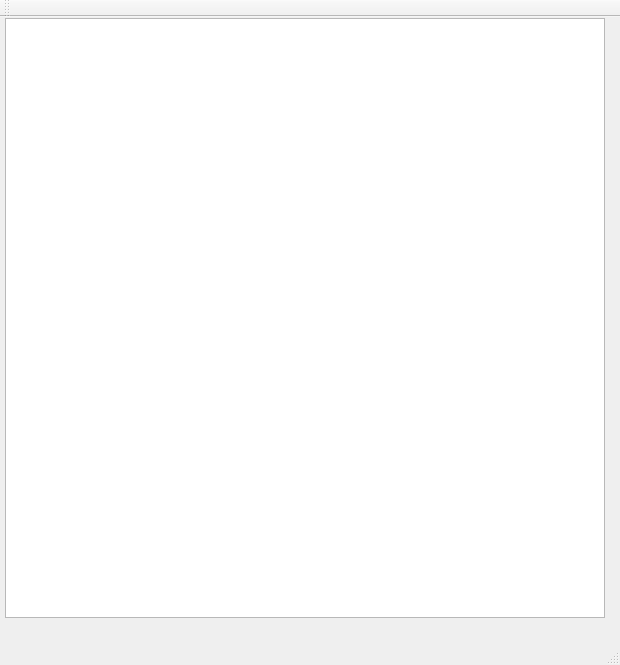
<?xml version="1.0" encoding="UTF-8"?>
<ui version="4.0">
 <class>MainWindow</class>
 <widget class="QMainWindow" name="MainWindow">
  <property name="geometry">
   <rect>
    <x>0</x>
    <y>0</y>
    <width>620</width>
    <height>665</height>
   </rect>
  </property>
  <property name="windowTitle">
   <string>MainWindow</string>
  </property>
  <widget class="QWidget" name="centralWidget">
   <widget class="QGraphicsView" name="graphicsView">
    <property name="geometry">
     <rect>
      <x>5</x>
      <y>1</y>
      <width>600</width>
      <height>600</height>
     </rect>
    </property>
   </widget>
  </widget>
  <widget class="QMenuBar" name="menuBar">
   <property name="geometry">
    <rect>
     <x>0</x>
     <y>0</y>
     <width>620</width>
     <height>20</height>
    </rect>
   </property>
  </widget>
  <widget class="QToolBar" name="mainToolBar">
   <attribute name="toolBarArea">
    <enum>TopToolBarArea</enum>
   </attribute>
   <attribute name="toolBarBreak">
    <bool>false</bool>
   </attribute>
  </widget>
  <widget class="QStatusBar" name="statusBar"/>
 </widget>
 <layoutdefault spacing="6" margin="11"/>
 <resources/>
 <connections/>
</ui>
